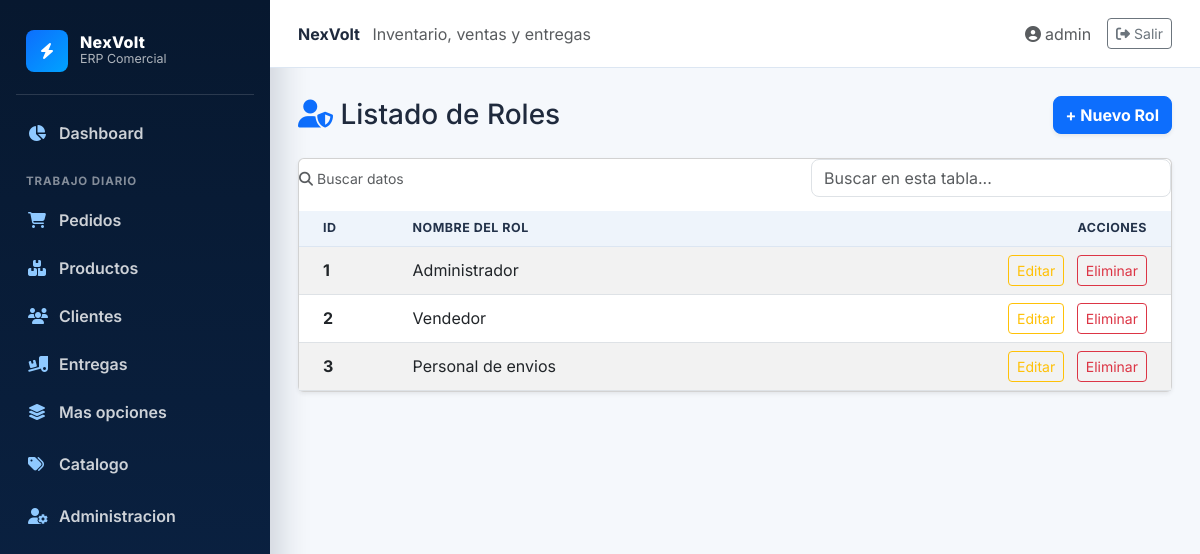
The app's page /roles/ (signed in) with its own data.
### blueprintapp/usuarios/models.py (models this page shows, shortened)
class User(db.Model, UserMixin):
    __tablename__ = "usuarios"
    id = db.Column(db.Integer, primary_key=True)
    username = db.Column(db.String(80), unique=True, nullable=False)
    password_hash = db.Column(db.String(128), nullable=False)
    rol_id = db.Column(db.Integer, db.ForeignKey("roles.id"))
    rol = db.relationship("Role", backref="usuarios")

### blueprintapp/roles/models.py (models this page shows)
class Role(db.Model):
    __tablename__ = "roles"
    id = db.Column(db.Integer, primary_key=True)
    nombre_rol = db.Column(db.String(50), unique=True, nullable=False)

### blueprintapp/roles/routes.py (the view)
@bp_role.route("/")
@login_required
@admin_required
def index():
    roles = Role.query.all()
    return render_template("rol/index.html", roles=roles)

### blueprintapp/roles/templates/rol/index.html
{% extends "base.html" %}
{% block content %}
<div class="d-flex justify-content-between align-items-center mb-4">
    <h1 class="h3 mb-0 text-gray-800">
        <i class="fas fa-user-shield text-primary"></i> Listado de Roles
    </h1>
    <a href="{{ url_for('bp_role.create') }}" class="btn btn-primary shadow-sm">+ Nuevo Rol</a>
</div>
<div class="card shadow-sm">
    <div class="card-body p-0">
        <div class="table-responsive">
            <table class="table table-hover table-striped mb-0 align-middle">
                <thead class="table-dark">
                    <tr>
                        <th scope="col" class="ps-4">ID</th>
                        <th scope="col">Nombre del Rol</th>
                        <th scope="col" class="text-end pe-4">Acciones</th>
                    </tr>
                </thead>
                <tbody>
                    {% for rol in roles %}
                    <tr>
                        <td class="ps-4 fw-bold">{{ rol.id }}</td>
                        <td>{{ rol.nombre_rol }}</td>
                        <td class="text-end pe-4">
                            <a href="{{ url_for('bp_role.edit', id=rol.id) }}"
                                class="btn btn-sm btn-outline-warning me-2">Editar</a>
                            <form action="{{ url_for('bp_role.delete', id=rol.id) }}" method="POST"
                                style="display:inline;">
                                <button type="submit" class="btn btn-sm btn-outline-danger"
                                    onclick="return confirm('¿Estás seguro de eliminar este rol?')">Eliminar</button>
                            </form>
                        </td>
                    </tr>
                    {% endfor %}
                </tbody>
            </table>
        </div>
    </div>
</div>
{% endblock %}

### blueprintapp/templates/base.html (shortened to what this page needs)
<!DOCTYPE html>
<html lang="es">
<head>
    <link href="https://cdn.jsdelivr.net/npm/bootstrap@5.3.0/dist/css/bootstrap.min.css" rel="stylesheet">
    <link href="https://cdnjs.cloudflare.com/ajax/libs/font-awesome/6.4.0/css/all.min.css" rel="stylesheet">
</head>
<body>
    {% if current_user.is_authenticated %}
    <div class="erp-shell">
        {% include "components/navbar.html" %}
        <section class="erp-main">
            <header class="topbar">
                <div>
                    <strong>NexVolt</strong>
                    <span class="text-muted ms-2">Inventario, ventas y entregas</span>
                </div>
                <div class="d-flex align-items-center gap-3">
                    <a class="text-decoration-none text-muted" href="{{ url_for('bp_perfil.ver_perfil') }}">
                        <i class="fas fa-user-circle me-1"></i>{{ current_user.username }}
                    </a>
                    <a class="btn btn-sm btn-outline-secondary" href="{{ url_for('auth.logout') }}">
                        <i class="fas fa-right-from-bracket me-1"></i>Salir
                    </a>
                </div>
            </header>
            <main class="content-wrap">
    {% else %}
    {% include "components/messages.html" %}
    <main class="container py-5">
    {% endif %}
        {% block content %}{% endblock %}
    </main>
    {% if current_user.is_authenticated %}
        </section>
    </div>
    {% endif %}
</body>
</html>

### blueprintapp/templates/base.html (style rules this page uses)
:root { --navy: #07182f; --navy-2: #0b2447; --electric: #0d6efd; --electric-2: #00a3ff; --page: #f5f8fc; --line: #dce6f2; --text: #1f2a3d; }
body { min-height: 100vh; margin: 0; background: var(--page); color: var(--text); font-family: "Inter", sans-serif; }
.erp-shell { min-height: 100vh; display: flex; }
.erp-main { flex: 1; min-width: 0; display: flex; flex-direction: column; }
.topbar { height: 68px; background: #fff; border-bottom: 1px solid var(--line); display: flex; align-items: center; justify-content: space-between; padding: 0 28px; position: sticky; top: 0; z-index: 10; }
.content-wrap { padding: 28px; }
.btn-primary { background: var(--electric); border-color: var(--electric); border-radius: 8px; font-weight: 700; }
.table { vertical-align: middle; }
.table tbody tr { transition: background .12s ease; }
.table thead th { background: #eef4fb; color: #23324a; font-size: .78rem; text-transform: uppercase; letter-spacing: .04em; border-bottom: 1px solid var(--line); }

### records on screen
User: username "admin"
Role: id "1", nombre_rol "Administrador"
Role: id "2", nombre_rol "Vendedor"
Role: id "3", nombre_rol "Personal de envios"
